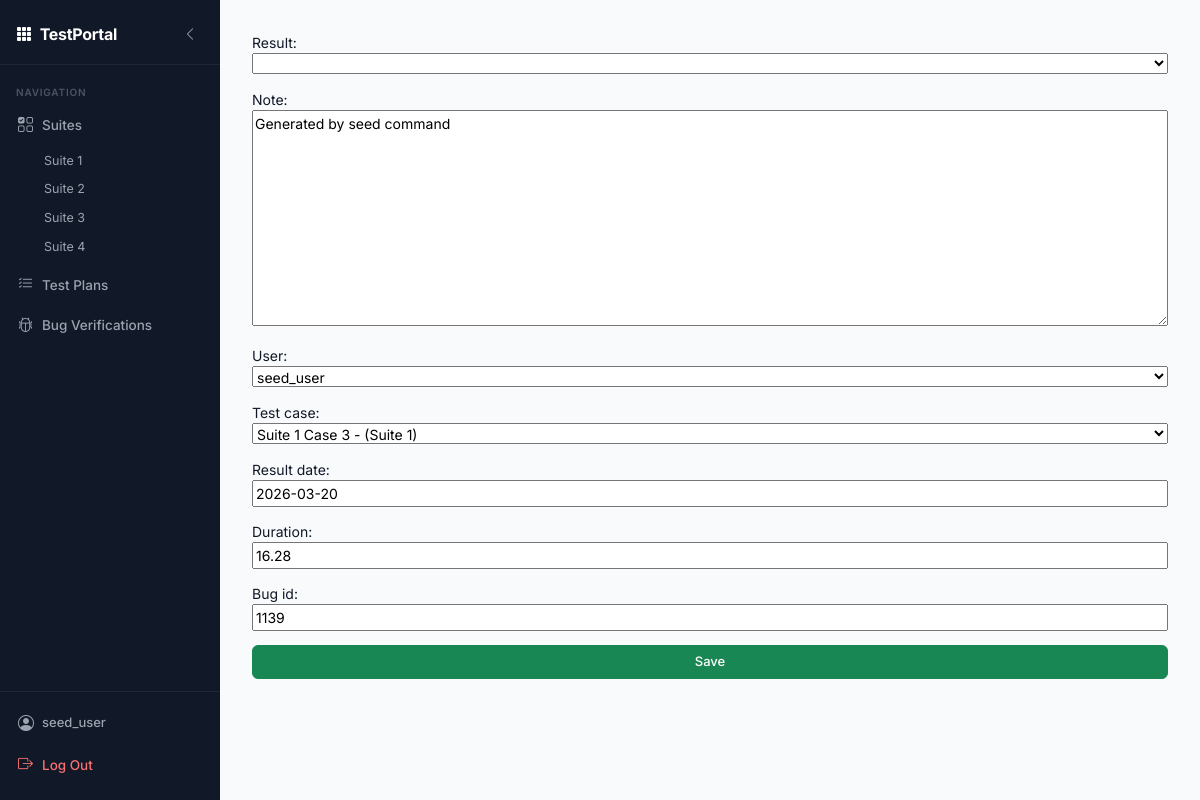
The app's page /test-results/29 (signed in) with its own data.
### testportal/models/suite.py (models this page shows)
class Suite(models.Model):
    class Meta:
        ordering = ('name',)
    name = models.CharField(max_length=100, unique=True)
    active = models.BooleanField(default=True)
    description = models.TextField(blank=True, null=True)
    product = models.ForeignKey(Product, blank=True, null=True, on_delete=models.SET_NULL)
    def __str__(self):
        return f'{self.name}'

### testportal/models/test_result.py (models this page shows)
class TestResult(models.Model):
    STATUS = Choices(
        ('pass', 'Pass'),
        ('fail', 'Fail'),
        ('false-negative', 'False Negative'),
        ('issue', 'Issue'),
        ('skipped', 'Skipped'),
        ('under-construction', 'Under Construction'),
        ('in-documentation', 'In Documentation'),
    )
    class Meta:
        ordering = ('result_date',)
        verbose_name_plural = 'Test Results'
        unique_together = ('result_date', 'test_case')
    result = models.CharField(
        max_length=128, choices=STATUS,
        default=STATUS.skipped
    )
    note = models.TextField(null=True, blank=True)
    user = models.ForeignKey(User, on_delete=models.PROTECT)
    test_case = models.ForeignKey(TestCase, on_delete=models.CASCADE, related_name='results')
    result_date = models.DateField(default=datetime.now)
    duration = models.FloatField(null=True, blank=True)
    bug_id = models.CharField(max_length=32, null=True, blank=True)

### testportal/views/test_result_update_view.py (the view)
# urls.py: path('test-results/<int:pk>', TestResultUpdateView.as_view(), name='test_result_update'),
class TestResultUpdateView(LoginRequiredMixin, TestResultFormContextMixin, UpdateView):
    model = TestResult

### testportal/models/test_case.py (called while the page is built)
    def __str__(self):
        return f'{self.name} - ({self.suite})'

### testportal/views/test_result_update_view.py (called while the page is built)
    def get_context_data(self, **kwargs):
        context = super().get_context_data(**kwargs)
        context['suites'] = Suite.objects.filter(active=True)
        context['referrer'] = self.request.META.get('HTTP_REFERER')
        return context

### templates/testportal/testresult_form.html (shortened to what this page needs)
{% extends "core/layout.html" %}
{% block content %}
<form class="update-model-form form" method="post">
    {{ form.as_p }}
    <input class="btn btn-success" type="submit" value="Save">
</form>
{% endblock %}

### templates/core/layout.html (shortened to what this page needs)
<!DOCTYPE html>
<html lang="en">
<head>
    {% load static %}
    <link href="https://cdn.jsdelivr.net/npm/bootstrap@5.3.3/dist/css/bootstrap.min.css" rel="stylesheet">
    <link rel="stylesheet" href="https://cdn.jsdelivr.net/npm/bootstrap-icons@1.11.3/font/bootstrap-icons.css">
    <link rel="stylesheet" type="text/css" href="{% static 'testportal/style.css' %}">
</head>
<body>
<nav id="tp-sidebar">
    <div class="tp-brand">
        <a href="/suites/"><i class="bi bi-grid-3x3-gap-fill"></i> <span class="tp-brand-text">TestPortal</span></a>
        <button id="tp-desktop-sidebar-toggle" type="button" aria-label="Collapse sidebar" title="Collapse sidebar">
            <i class="bi bi-chevron-left"></i>
        </button>
    </div>
    <div class="tp-nav-label">Navigation</div>
    <ul class="tp-nav">
        <li>
            <a href="/suites/" class="tp-nav-link"><i class="bi bi-ui-checks-grid"></i> <span class="tp-nav-text">Suites</span></a>
            {% if suites %}
            <ul class="tp-subnav">
                {% for suite in suites %}
                <li><a href="/suites/{{ suite.name }}/dashboard/" class="tp-subnav-link"><span class="tp-subnav-text">{{ suite.name }}</span></a></li>
                {% endfor %}
            </ul>
            {% endif %}
        </li>
        <li><a href="/test-plans/" class="tp-nav-link"><i class="bi bi-list-check"></i> <span class="tp-nav-text">Test Plans</span></a></li>
        <li><a href="/bug-verifications" class="tp-nav-link"><i class="bi bi-bug"></i> <span class="tp-nav-text">Bug Verifications</span></a></li>
    </ul>
    <div class="tp-sidebar-footer">
        {% if user.is_authenticated %}
        <div class="tp-user-pill"><i class="bi bi-person-circle"></i> <span class="tp-user-text">{{ user.username }}</span></div>
        <form method="post" action="{% url 'logout' %}" class="tp-logout-form">
            <button type="submit" class="tp-nav-link tp-logout tp-logout-button">
                <i class="bi bi-box-arrow-right"></i> <span class="tp-nav-text">Log Out</span>
            </button>
        </form>
        {% else %}
        <a href="{% url 'login' %}" class="tp-nav-link"><i class="bi bi-box-arrow-in-right"></i> <span class="tp-nav-text">Log In</span></a>
        {% endif %}
    </div>
</nav>
<main id="tp-main">
    <div class="tp-content">
        {% block content %}{% endblock %}
    </div>
</main>
<link rel="stylesheet" href="https://cdnjs.cloudflare.com/ajax/libs/jquery-contextmenu/2.7.1/jquery.contextMenu.min.css">
</body>
</html>

### static/testportal/style.css (style rules this page uses)
:root { --tp-sidebar-w: 220px; --tp-sidebar-bg: #111827; --tp-sidebar-text: #9ca3af; --tp-sidebar-text-hover: #f9fafb; --tp-sidebar-active-bg: rgba(255,255,255,.08); --tp-sidebar-active-text: #ffffff; --tp-sidebar-brand: #ffffff; --tp-sidebar-label: #4b5563; --tp-sidebar-border: rgba(255,255,255,.06); --tp-bg: #f8fafc; --tp-surface: #ffffff; --tp-border: #e5e7eb; --tp-text: #111827; --tp-text-muted: #6b7280; --tp-accent: #4f46e5; --tp-accent-hover: #4338ca; --tp-radius: 8px; --tp-shadow: 0 1px 3px rgba(0,0,0,.06), 0 1px 2px rgba(0,0,0,.04); --tp-shadow-md: 0 4px 6px rgba(0,0,0,.06), 0 2px 4px rgba(0,0,0,.05); }
*, *::before, *::after { box-sizing: border-box; }
html, body { height: 100%; margin: 0; font-family: 'Inter', system-ui, sans-serif; font-size: 14px; background: var(--tp-bg); color: var(--tp-text); -webkit-font-smoothing: antialiased; }
#tp-sidebar { position: fixed; top: 0; left: 0; width: var(--tp-sidebar-w); height: 100vh; background: var(--tp-sidebar-bg); display: flex; flex-direction: column; z-index: 1000; transition: transform .25s ease; overflow-y: auto; overflow-x: hidden; }
.tp-brand { padding: 20px 16px 16px; border-bottom: 1px solid var(--tp-sidebar-border); flex-shrink: 0; display: flex; align-items: center; justify-content: space-between; gap: 8px; }
.tp-brand a { color: var(--tp-sidebar-brand); font-size: 16px; font-weight: 700; text-decoration: none; display: flex; align-items: center; gap: 8px; letter-spacing: -.3px; }
#tp-desktop-sidebar-toggle { border: none; background: transparent; color: var(--tp-sidebar-text); width: 28px; height: 28px; border-radius: 6px; display: inline-flex; align-items: center; justify-content: center; cursor: pointer; transition: background .15s, color .15s; }
.tp-nav-label { padding: 20px 16px 6px; font-size: 10px; font-weight: 600; letter-spacing: .08em; text-transform: uppercase; color: var(--tp-sidebar-label); flex-shrink: 0; }
.tp-nav { list-style: none; margin: 0; padding: 0 8px; flex: 1; }
.tp-nav > li { margin-bottom: 2px; }
.tp-nav-link { display: flex; align-items: center; gap: 9px; padding: 8px 10px; border-radius: 6px; color: var(--tp-sidebar-text); text-decoration: none; font-size: 13.5px; font-weight: 500; transition: background .15s, color .15s; white-space: nowrap; }
.tp-nav-link i { font-size: 15px; flex-shrink: 0; }
.tp-logout-form { margin: 0; }
.tp-logout-button { width: 100%; border: none; background: transparent; text-align: left; font-family: inherit; cursor: pointer; }
.tp-subnav { list-style: none; margin: 2px 0 4px; padding: 0 0 0 26px; }
.tp-subnav-link { display: block; padding: 5px 10px; border-radius: 5px; color: var(--tp-sidebar-text); text-decoration: none; font-size: 12.5px; transition: background .15s, color .15s; white-space: nowrap; overflow: hidden; text-overflow: ellipsis; }
.tp-sidebar-footer { padding: 12px 8px 16px; border-top: 1px solid var(--tp-sidebar-border); flex-shrink: 0; }
.tp-user-pill { display: flex; align-items: center; gap: 8px; padding: 7px 10px; color: var(--tp-sidebar-text); font-size: 13px; font-weight: 500; margin-bottom: 4px; overflow: hidden; text-overflow: ellipsis; white-space: nowrap; }
.tp-user-pill i { font-size: 16px; flex-shrink: 0; }
.tp-logout { color: #f87171 !important; }
#tp-main { margin-left: var(--tp-sidebar-w); min-height: 100vh; transition: margin-left .25s ease; }
.tp-content { padding: 32px 32px; max-width: 1400px; }
.btn { font-size: 13px; font-weight: 500; border-radius: 6px; padding: 6px 14px; transition: all .15s; }
.update-model-form input, .update-model-form select, .update-model-form textarea { width: 100%; }

### records on screen
Suite: name "Suite 1"
Suite: name "Suite 2"
Suite: name "Suite 3"
Suite: name "Suite 4"
TestResult: note "Generated by seed command", user "seed_user", test_case "Suite 1 Case 3 - (Suite 1)", result_date "2026-03-20", duration "16.28", bug_id "1139"

### other values on screen
{{ user.username }} "seed_user"
